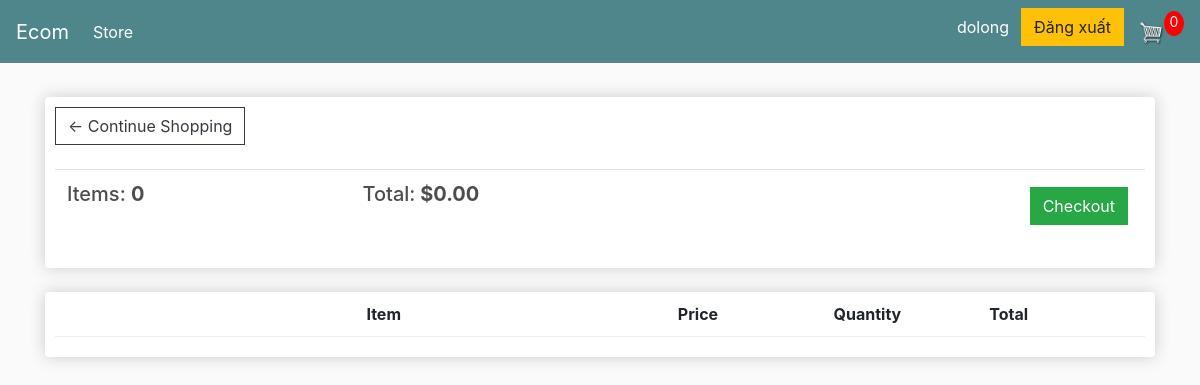
The app's page /cart/ (signed in), older data.
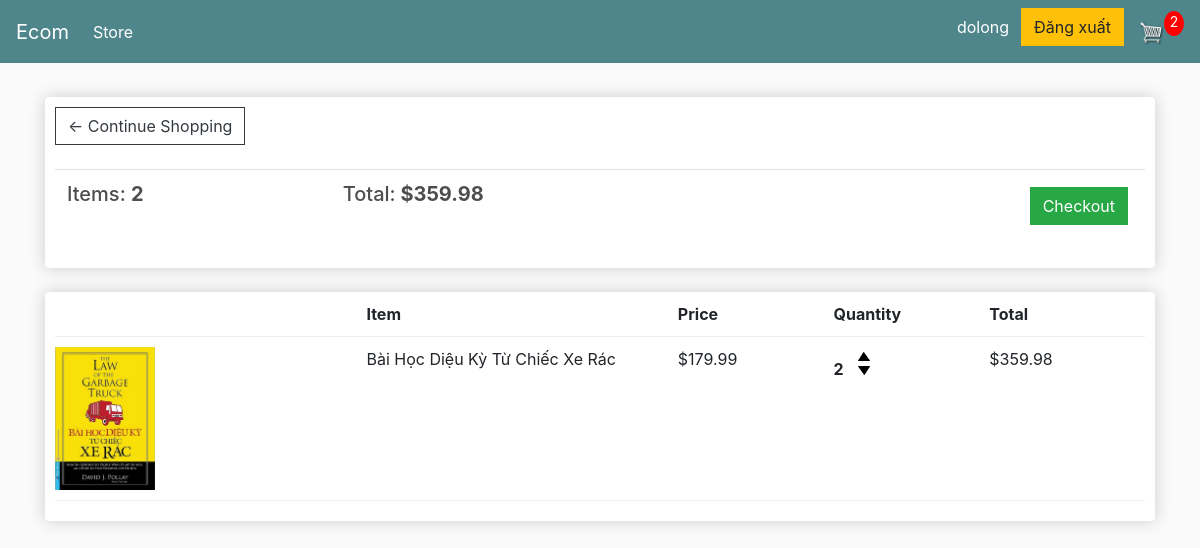
The same page, newer data.
### store/models.py (models this page shows, shortened)
class Order(models.Model):
	customer = models.ForeignKey(Customer, on_delete=models.SET_NULL, null=True, blank=True)
	date_ordered = models.DateTimeField(auto_now_add=True)
	complete = models.BooleanField(default=False)
	transaction_id = models.CharField(max_length=100, null=True)
	@property
	def get_cart_total(self):
		orderitems = self.orderitem_set.all()
		total = sum([item.get_total for item in orderitems])
		return total
	@property
	def get_cart_items(self):
		orderitems = self.orderitem_set.all()
		total = sum([item.quantity for item in orderitems])
		return total

class OrderItem(models.Model):
	product = models.ForeignKey(Product, on_delete=models.SET_NULL, null=True)
	order = models.ForeignKey(Order, on_delete=models.SET_NULL, null=True)
	quantity = models.IntegerField(default=0, null=True, blank=True)
	date_added = models.DateTimeField(auto_now_add=True)
	@property
	def get_total(self):
		total = self.product.price * self.quantity
		return total

class Product(models.Model):
	name = models.CharField(max_length=200)
	price = models.FloatField()
	digital = models.BooleanField(default=False,null=True, blank=True)
	image = models.ImageField(null=True, blank=True)
	@property
	def imageURL(self):
		try:
			url = self.image.url
		except:
			url = ''
		return url

### store/views.py (the view)
# urls.py: path('cart/', views.cart, name="cart"),
def cart(request):
	data = cartData(request)
	cartItems = data['cartItems']
	order = data['order']
	items = data['items']
	context = {'items':items, 'order':order, 'cartItems':cartItems}
	return render(request, 'store/cart.html', context)

### store/utils.py (called while the page is built)
def cartData(request):
	if request.user.is_authenticated:
		customer = request.user.customer
		order, created = Order.objects.get_or_create(customer=customer, complete=False)
		items = order.orderitem_set.all()
		cartItems = order.get_cart_items
	else:
		cookieData = cookieCart(request)
		cartItems = cookieData['cartItems']
		order = cookieData['order']
		items = cookieData['items']
	return {'cartItems':cartItems ,'order':order, 'items':items}

### templates/store/cart.html
{% extends 'store/main.html' %} {% load static %} {% block content %}
<div class="row">
  <div class="col-lg-12">
    <div class="box-element">
      <a class="btn btn-outline-dark" href="http://127.0.0.1:8000/"
        >&#x2190; Continue Shopping</a
      >
      <br />
      <br />
      <table class="table">
        <tr>
          <th>
            <h5>Items: <strong>{{order.get_cart_items}}</strong></h5>
          </th>
          <th>
            <h5>
              Total:<strong> ${{order.get_cart_total|floatformat:2}}</strong>
            </h5>
          </th>
          <th>
            <a
              style="float: right; margin: 5px"
              class="btn btn-success"
              href="{% url 'store:checkout' %}"
              >Checkout</a
            >
          </th>
        </tr>
      </table>
    </div>
    <br />
    <div class="box-element">
      <div class="cart-row">
        <div style="flex: 2"></div>
        <div style="flex: 2"><strong>Item</strong></div>
        <div style="flex: 1"><strong>Price</strong></div>
        <div style="flex: 1"><strong>Quantity</strong></div>
        <div style="flex: 1"><strong>Total</strong></div>
      </div>
      {% for item in items %}
      <div class="cart-row">
        <div style="flex: 2">
          <img class="row-image" src="{{item.product.imageURL}}" />
        </div>
        <div style="flex: 2"><p>{{item.product.name}}</p></div>
        <div style="flex: 1"><p>${{item.product.price|floatformat:2}}</p></div>
        <div style="flex: 1">
          <p class="quantity">{{item.quantity}}</p>
          <div class="quantity">
            <img
              data-product="{{item.product.id}}"
              data-action="add"
              class="chg-quantity update-cart"
              src="{% static  'images/arrow-up.png' %}"
            />
            <img
              data-product="{{item.product.id}}"
              data-action="remove"
              class="chg-quantity update-cart"
              src="{% static  'images/arrow-down.png' %}"
            />
          </div>
        </div>
        <div style="flex: 1"><p>${{item.get_total|floatformat:2}}</p></div>
      </div>
      {% endfor %}
    </div>
  </div>
</div>
{% endblock content %}

### templates/store/main.html (shortened to what this page needs)
<!DOCTYPE html>
{% load static %}
<html>
  <head>
    <link
      rel="stylesheet"
      href="https://stackpath.bootstrapcdn.com/bootstrap/4.4.1/css/bootstrap.min.css"
    />
    <link rel="stylesheet" type="text/css" href="{% static 'css/main.css' %}" />
  </head>
  <body>
    <nav class="navbar navbar-expand-lg navbar-dark bg-dark">
      <a class="navbar-brand" href="">Ecom</a>
      <div class="collapse navbar-collapse" id="navbarSupportedContent">
        <ul class="navbar-nav mr-auto">
          <li class="nav-item active">
            <a class="nav-link" href=""
              >Store <span class="sr-only">(current)</span></a
            >
          </li>
        </ul>
        <div class="form-inline my-2 my-lg-0">
          {% if user.id is null %}
          <a href="{% url 'core:login' %}" class="btn btn-warning"
            ><i class="fa fa-user"></i>Đăng nhập
          </a>
          {% else %}
          <div class="infor-action">
            <p class="user-name">{{ user.username }}</p>
            <a href="{% url 'core:logout' %}" class="btn btn-warning"
              > Đăng xuất
            </a>
          </div>
          {% endif %}
          <a href="{% url 'store:cart' %}">
            <img id="cart-icon" src="{% static 'images/cart.png' %}" />
          </a>
          <p id="cart-total">{{cartItems}}</p>
        </div>
      </div>
    </nav>
    <div class="container">
      <br />
      {% block content %} {% endblock content %}
    </div>
  </body>
</html>

Row changes from the older to the newer data that the page shows:
computed for Order: get_cart_items "0" → "2"; get_cart_total "0.00" → "359.98"
added OrderItem: product.imageURL (picture), product.name "Bài Học Diệu Kỳ Từ Chiếc Xe Rác", product.price "179.99", quantity "2", get_total "359.98"
Text that changed along with them:
{{ cartItems }}: "0" → "2"
